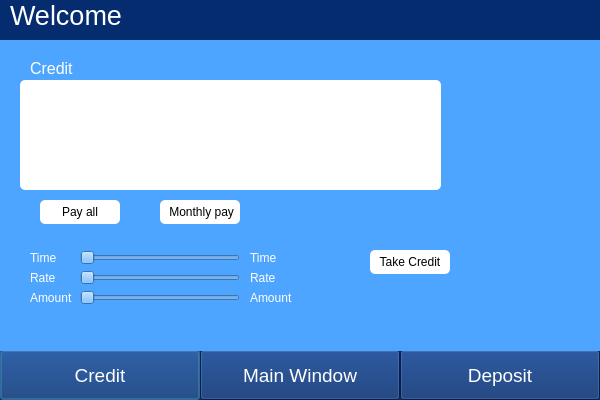
<?xml version="1.0" encoding="UTF-8"?>
<ui version="4.0">
 <class>UserWindow</class>
 <widget class="QDialog" name="UserWindow">
  <property name="geometry">
   <rect>
    <x>0</x>
    <y>0</y>
    <width>600</width>
    <height>400</height>
   </rect>
  </property>
  <property name="windowTitle">
   <string>MainWindow</string>
  </property>
  <widget class="QWidget" name="centralwidget" native="true">
   <property name="geometry">
    <rect>
     <x>0</x>
     <y>0</y>
     <width>601</width>
     <height>440</height>
    </rect>
   </property>
   <property name="styleSheet">
    <string notr="true">background-color: #052C6E;</string>
   </property>
   <widget class="QPushButton" name="CreditButton">
    <property name="geometry">
     <rect>
      <x>0</x>
      <y>350</y>
      <width>200</width>
      <height>50</height>
     </rect>
    </property>
    <property name="font">
     <font>
      <pointsize>14</pointsize>
     </font>
    </property>
    <property name="styleSheet">
     <string notr="true">color: white;

</string>
    </property>
    <property name="text">
     <string>Credit</string>
    </property>
   </widget>
   <widget class="QPushButton" name="MainWindowButton">
    <property name="geometry">
     <rect>
      <x>200</x>
      <y>350</y>
      <width>200</width>
      <height>50</height>
     </rect>
    </property>
    <property name="font">
     <font>
      <pointsize>14</pointsize>
     </font>
    </property>
    <property name="styleSheet">
     <string notr="true">color: white;

</string>
    </property>
    <property name="text">
     <string>Main Window</string>
    </property>
   </widget>
   <widget class="QPushButton" name="DepositButton">
    <property name="geometry">
     <rect>
      <x>400</x>
      <y>350</y>
      <width>200</width>
      <height>50</height>
     </rect>
    </property>
    <property name="font">
     <font>
      <pointsize>14</pointsize>
     </font>
    </property>
    <property name="styleSheet">
     <string notr="true">color: white;

</string>
    </property>
    <property name="text">
     <string>Deposit</string>
    </property>
   </widget>
   <widget class="QStackedWidget" name="stackedWidget">
    <property name="geometry">
     <rect>
      <x>0</x>
      <y>40</y>
      <width>601</width>
      <height>311</height>
     </rect>
    </property>
    <property name="styleSheet">
     <string notr="true">background-color:  #4ea5ff;</string>
    </property>
    <property name="currentIndex">
     <number>1</number>
    </property>
    <widget class="QWidget" name="page">
     <widget class="QLabel" name="BalanceLabel">
      <property name="geometry">
       <rect>
        <x>220</x>
        <y>80</y>
        <width>161</width>
        <height>21</height>
       </rect>
      </property>
      <property name="styleSheet">
       <string notr="true">color: white;</string>
      </property>
      <property name="text">
       <string>Balance</string>
      </property>
     </widget>
     <widget class="QLabel" name="label_9">
      <property name="geometry">
       <rect>
        <x>91</x>
        <y>80</y>
        <width>121</width>
        <height>20</height>
       </rect>
      </property>
      <property name="styleSheet">
       <string notr="true">color: white;</string>
      </property>
      <property name="text">
       <string>Your BALANCE is </string>
      </property>
     </widget>
    </widget>
    <widget class="QWidget" name="page_2">
     <widget class="QLabel" name="label">
      <property name="geometry">
       <rect>
        <x>30</x>
        <y>20</y>
        <width>49</width>
        <height>16</height>
       </rect>
      </property>
      <property name="font">
       <font>
        <pointsize>12</pointsize>
       </font>
      </property>
      <property name="styleSheet">
       <string notr="true">color: white;</string>
      </property>
      <property name="text">
       <string>Credit</string>
      </property>
     </widget>
     <widget class="QTableView" name="CreditView">
      <property name="geometry">
       <rect>
        <x>20</x>
        <y>40</y>
        <width>421</width>
        <height>110</height>
       </rect>
      </property>
      <property name="styleSheet">
       <string notr="true">background-color: white;
border-radius: 5px;</string>
      </property>
     </widget>
     <widget class="QPushButton" name="PayAllButton">
      <property name="geometry">
       <rect>
        <x>40</x>
        <y>160</y>
        <width>80</width>
        <height>24</height>
       </rect>
      </property>
      <property name="styleSheet">
       <string notr="true">background-color: white;
border-radius: 5px;
text-color: blue;</string>
      </property>
      <property name="text">
       <string>Pay all</string>
      </property>
     </widget>
     <widget class="QPushButton" name="MonthlyPayButton">
      <property name="geometry">
       <rect>
        <x>160</x>
        <y>160</y>
        <width>80</width>
        <height>24</height>
       </rect>
      </property>
      <property name="styleSheet">
       <string notr="true">background-color: white;
border-radius: 5px;
text-color: blue;</string>
      </property>
      <property name="text">
       <string> Monthly pay</string>
      </property>
     </widget>
     <widget class="QSlider" name="TimeSlider">
      <property name="geometry">
       <rect>
        <x>80</x>
        <y>210</y>
        <width>160</width>
        <height>16</height>
       </rect>
      </property>
      <property name="orientation">
       <enum>Qt::Horizontal</enum>
      </property>
     </widget>
     <widget class="QSlider" name="RateSlider">
      <property name="geometry">
       <rect>
        <x>80</x>
        <y>230</y>
        <width>160</width>
        <height>16</height>
       </rect>
      </property>
      <property name="orientation">
       <enum>Qt::Horizontal</enum>
      </property>
     </widget>
     <widget class="QSlider" name="AmountSlider">
      <property name="geometry">
       <rect>
        <x>80</x>
        <y>250</y>
        <width>160</width>
        <height>16</height>
       </rect>
      </property>
      <property name="orientation">
       <enum>Qt::Horizontal</enum>
      </property>
     </widget>
     <widget class="QLabel" name="label_2">
      <property name="geometry">
       <rect>
        <x>30</x>
        <y>210</y>
        <width>49</width>
        <height>16</height>
       </rect>
      </property>
      <property name="styleSheet">
       <string notr="true">color: white;</string>
      </property>
      <property name="text">
       <string>Time</string>
      </property>
     </widget>
     <widget class="QLabel" name="label_3">
      <property name="geometry">
       <rect>
        <x>30</x>
        <y>230</y>
        <width>49</width>
        <height>16</height>
       </rect>
      </property>
      <property name="styleSheet">
       <string notr="true">color: white;</string>
      </property>
      <property name="text">
       <string>Rate</string>
      </property>
     </widget>
     <widget class="QLabel" name="label_4">
      <property name="geometry">
       <rect>
        <x>30</x>
        <y>250</y>
        <width>49</width>
        <height>16</height>
       </rect>
      </property>
      <property name="styleSheet">
       <string notr="true">color: white;</string>
      </property>
      <property name="text">
       <string>Amount</string>
      </property>
     </widget>
     <widget class="QLabel" name="TimeLabel">
      <property name="geometry">
       <rect>
        <x>250</x>
        <y>210</y>
        <width>49</width>
        <height>16</height>
       </rect>
      </property>
      <property name="styleSheet">
       <string notr="true">color: white;</string>
      </property>
      <property name="text">
       <string>Time</string>
      </property>
     </widget>
     <widget class="QLabel" name="RateLabel">
      <property name="geometry">
       <rect>
        <x>250</x>
        <y>230</y>
        <width>49</width>
        <height>16</height>
       </rect>
      </property>
      <property name="styleSheet">
       <string notr="true">color: white;</string>
      </property>
      <property name="text">
       <string>Rate</string>
      </property>
     </widget>
     <widget class="QLabel" name="AmountLabel">
      <property name="geometry">
       <rect>
        <x>250</x>
        <y>250</y>
        <width>49</width>
        <height>16</height>
       </rect>
      </property>
      <property name="styleSheet">
       <string notr="true">color: white;</string>
      </property>
      <property name="text">
       <string>Amount</string>
      </property>
     </widget>
     <widget class="QPushButton" name="TakeCreditButton">
      <property name="geometry">
       <rect>
        <x>370</x>
        <y>210</y>
        <width>80</width>
        <height>24</height>
       </rect>
      </property>
      <property name="styleSheet">
       <string notr="true">background-color: white;
border-radius: 5px;
text-color: blue;</string>
      </property>
      <property name="text">
       <string>Take Credit</string>
      </property>
     </widget>
     <widget class="QLabel" name="ErrorCreditLabel">
      <property name="geometry">
       <rect>
        <x>380</x>
        <y>250</y>
        <width>151</width>
        <height>16</height>
       </rect>
      </property>
      <property name="styleSheet">
       <string notr="true">color: #BF3030;</string>
      </property>
      <property name="text">
       <string/>
      </property>
     </widget>
     <widget class="QLabel" name="ErrorPayLabel">
      <property name="geometry">
       <rect>
        <x>290</x>
        <y>160</y>
        <width>141</width>
        <height>16</height>
       </rect>
      </property>
      <property name="styleSheet">
       <string notr="true">color: #BF3030;
</string>
      </property>
      <property name="text">
       <string/>
      </property>
     </widget>
    </widget>
    <widget class="QWidget" name="page_3">
     <widget class="QLabel" name="label_5">
      <property name="geometry">
       <rect>
        <x>40</x>
        <y>20</y>
        <width>71</width>
        <height>21</height>
       </rect>
      </property>
      <property name="font">
       <font>
        <pointsize>12</pointsize>
       </font>
      </property>
      <property name="styleSheet">
       <string notr="true">color: white;
</string>
      </property>
      <property name="text">
       <string>Deposit</string>
      </property>
     </widget>
     <widget class="QTableView" name="DepositView">
      <property name="geometry">
       <rect>
        <x>30</x>
        <y>50</y>
        <width>421</width>
        <height>100</height>
       </rect>
      </property>
      <property name="styleSheet">
       <string notr="true">background-color: white;
border-radius: 5px;</string>
      </property>
     </widget>
     <widget class="QPushButton" name="CloseDepositButton">
      <property name="geometry">
       <rect>
        <x>80</x>
        <y>160</y>
        <width>80</width>
        <height>24</height>
       </rect>
      </property>
      <property name="styleSheet">
       <string notr="true">background-color: white;
border-radius: 5px;
text-color: blue;</string>
      </property>
      <property name="text">
       <string>Close Deposit</string>
      </property>
     </widget>
     <widget class="QSlider" name="TimeSlider_2">
      <property name="geometry">
       <rect>
        <x>70</x>
        <y>200</y>
        <width>160</width>
        <height>16</height>
       </rect>
      </property>
      <property name="orientation">
       <enum>Qt::Horizontal</enum>
      </property>
     </widget>
     <widget class="QSlider" name="RateSlider_2">
      <property name="geometry">
       <rect>
        <x>70</x>
        <y>220</y>
        <width>160</width>
        <height>16</height>
       </rect>
      </property>
      <property name="orientation">
       <enum>Qt::Horizontal</enum>
      </property>
     </widget>
     <widget class="QSlider" name="AmountSlider_2">
      <property name="geometry">
       <rect>
        <x>70</x>
        <y>240</y>
        <width>160</width>
        <height>16</height>
       </rect>
      </property>
      <property name="orientation">
       <enum>Qt::Horizontal</enum>
      </property>
     </widget>
     <widget class="QLabel" name="label_6">
      <property name="geometry">
       <rect>
        <x>20</x>
        <y>200</y>
        <width>49</width>
        <height>16</height>
       </rect>
      </property>
      <property name="styleSheet">
       <string notr="true">color: white; </string>
      </property>
      <property name="text">
       <string>Time</string>
      </property>
     </widget>
     <widget class="QLabel" name="label_7">
      <property name="geometry">
       <rect>
        <x>20</x>
        <y>220</y>
        <width>49</width>
        <height>16</height>
       </rect>
      </property>
      <property name="styleSheet">
       <string notr="true">color: white; </string>
      </property>
      <property name="text">
       <string>Rate</string>
      </property>
     </widget>
     <widget class="QLabel" name="label_8">
      <property name="geometry">
       <rect>
        <x>20</x>
        <y>240</y>
        <width>49</width>
        <height>16</height>
       </rect>
      </property>
      <property name="styleSheet">
       <string notr="true">color: white; </string>
      </property>
      <property name="text">
       <string>Amount</string>
      </property>
     </widget>
     <widget class="QLabel" name="TimeLabel_2">
      <property name="geometry">
       <rect>
        <x>240</x>
        <y>200</y>
        <width>49</width>
        <height>16</height>
       </rect>
      </property>
      <property name="styleSheet">
       <string notr="true">color: white; </string>
      </property>
      <property name="text">
       <string>Time</string>
      </property>
     </widget>
     <widget class="QLabel" name="RateLabel_2">
      <property name="geometry">
       <rect>
        <x>240</x>
        <y>220</y>
        <width>49</width>
        <height>16</height>
       </rect>
      </property>
      <property name="styleSheet">
       <string notr="true">color: white; </string>
      </property>
      <property name="text">
       <string>Rate</string>
      </property>
     </widget>
     <widget class="QLabel" name="AmountLabel_2">
      <property name="geometry">
       <rect>
        <x>240</x>
        <y>240</y>
        <width>49</width>
        <height>16</height>
       </rect>
      </property>
      <property name="styleSheet">
       <string notr="true">color: white; </string>
      </property>
      <property name="text">
       <string>Amount</string>
      </property>
     </widget>
     <widget class="QPushButton" name="TakeDepositButton">
      <property name="geometry">
       <rect>
        <x>370</x>
        <y>200</y>
        <width>80</width>
        <height>24</height>
       </rect>
      </property>
      <property name="styleSheet">
       <string notr="true">background-color: white;
border-radius: 5px;
text-color: blue;</string>
      </property>
      <property name="text">
       <string>Take Deposit</string>
      </property>
     </widget>
     <widget class="QLabel" name="ErrorDepositLabel">
      <property name="geometry">
       <rect>
        <x>370</x>
        <y>240</y>
        <width>161</width>
        <height>16</height>
       </rect>
      </property>
      <property name="styleSheet">
       <string notr="true">color: #BF3030;</string>
      </property>
      <property name="text">
       <string/>
      </property>
     </widget>
    </widget>
   </widget>
   <widget class="QLabel" name="WelcomeLabel">
    <property name="geometry">
     <rect>
      <x>10</x>
      <y>0</y>
      <width>241</width>
      <height>31</height>
     </rect>
    </property>
    <property name="font">
     <font>
      <pointsize>20</pointsize>
     </font>
    </property>
    <property name="styleSheet">
     <string notr="true">color: white;
</string>
    </property>
    <property name="text">
     <string>Welcome</string>
    </property>
   </widget>
  </widget>
 </widget>
 <resources/>
 <connections/>
</ui>
